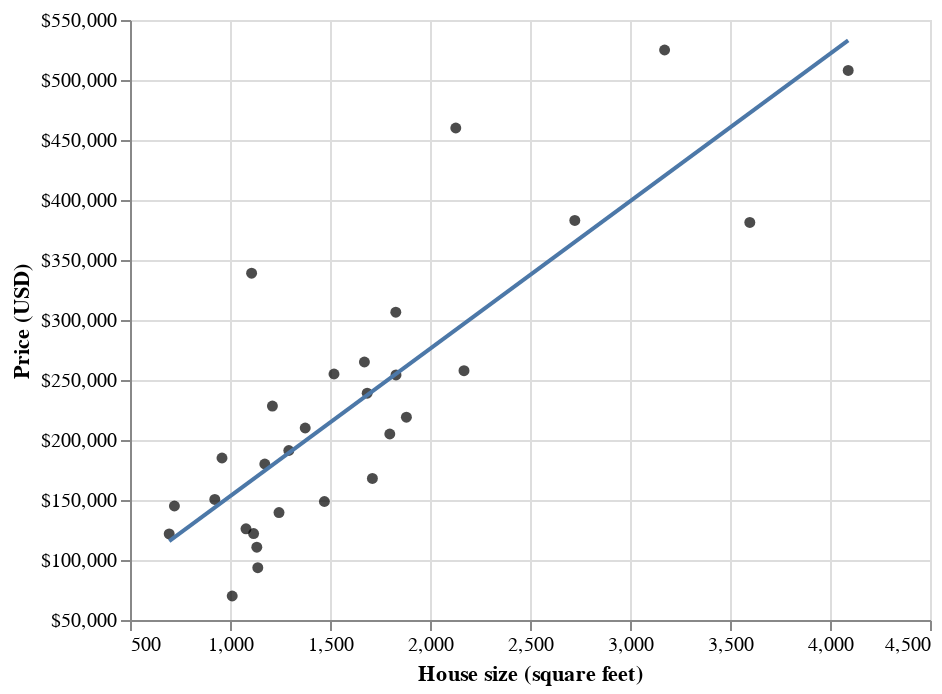

Here is the notebook cell this chart was saved with:
### Markdown cell above
Let's return to the Sacramento housing data \index{Sacramento real estate} from Chapter {ref}`regression1` to learn
how to apply linear regression and compare it to KNN regression. For now, we
will consider 
a smaller version of the housing data to help make our visualizations clear.
Recall our predictive question: can we use the size of a house in the Sacramento, CA area to predict
its sale price? \index{question!regression} In particular, recall that we have come across a new 2,000 square-foot house we are interested
in purchasing with an advertised list price of
\$350,000. Should we offer the list price, or is that over/undervalued?
To answer this question using simple linear regression, we use the data we have
to draw the straight line of best fit through our existing data points.
The small subset of data as well as the line of best fit are shown
in {numref}`fig:08-lin-reg1`.

### Code cell
sacramento = pd.read_csv("data/sacramento.csv")

small_sacramento = sacramento.sample(n=30, random_state=2)

small_plot = (
    alt.Chart(small_sacramento)
    .mark_circle(color="black")
    .encode(
        x=alt.X("sqft", title="House size (square feet)", scale=alt.Scale(zero=False)),
        y=alt.Y(
            "price",
            title="Price (USD)",
            axis=alt.Axis(format="$,.0f"),
            scale=alt.Scale(zero=False),
        ),
    )
)

small_plot += small_plot.transform_regression("sqft", "price").mark_line()

small_plot

### Figure 1 — Vega-Lite specification as saved in the notebook (floating-point values rounded to 4 significant figures)
{"config": {"view": {"continuousWidth": 400, "continuousHeight": 300}}, "layer": [{"mark": {"type": "circle", "color": "black"}, "encoding": {"x": {"field": "sqft", "scale": {"zero": false}, "title": "House size (square feet)", "type": "quantitative"}, "y": {"axis": {"format": "$,.0f"}, "field": "price", "scale": {"zero": false}, "title": "Price (USD)", "type": "quantitative"}}}, {"mark": "line", "encoding": {"x": {"field": "sqft", "scale": {"zero": false}, "title": "House size (square feet)", "type": "quantitative"}, "y": {"axis": {"format": "$,.0f"}, "field": "price", "scale": {"zero": false}, "title": "Price (USD)", "type": "quantitative"}}, "transform": [{"on": "sqft", "regression": "price"}]}], "data": {"name": "data-dd70ea120b69e4d2199dadb4d59509b6"}, "$schema": "https://vega.github.io/schema/vega-lite/v4.17.0.json", "datasets": {"data-dd70ea120b69e4d2199dadb4d59509b6": [{"city": "SACRAMENTO", "zip": "z95829", "beds": 3, "baths": 2.0, "sqft": 2170, "type": "Residential", "price": 257729, "latitude": 38.46, "longitude": -121.4}, {"city": "SACRAMENTO", "zip": "z95835", "beds": 3, "baths": 2.0, "sqft": 1686, "type": "Residential", "price": 239000, "latitude": 38.67, "longitude": -121.5}, {"city": "ROSEVILLE", "zip": "z95678", "beds": 3, "baths": 2.0, "sqft": 1174, "type": "Residential", "price": 180000, "latitude": 38.73, "longitude": -121.3}, {"city": "EL_DORADO_HILLS", "zip": "z95762", "beds": 5, "baths": 4.0, "sqft": 4091, "type": "Residential", "price": 508000, "latitude": 38.68, "longitude": -121.0}, {"city": "SACRAMENTO", "zip": "z95842", "beds": 5, "baths": 2.0, "sqft": 1712, "type": "Residential", "price": 168000, "latitude": 38.68, "longitude": -121.4}, {"city": "FAIR_OAKS", "zip": "z95628", "beds": 3, "baths": 1.0, "sqft": 960, "type": "Residential", "price": 185000, "latitude": 38.67, "longitude": -121.2}, {"city": "ORANGEVALE", "zip": "z95662", "beds": 3, "baths": 2.0, "sqft": 1294, "type": "Residential", "price": 191250, "latitude": 38.69, "longitude": -121.3}, {"city": "SACRAMENTO", "zip": "z95842", "beds": 2, "baths": 2.0, "sqft": 1134, "type": "Condo", "price": 110700, "latitude": 38.7, "longitude": -121.4}, {"city": "SACRAMENTO", "zip": "z95838", "beds": 2, "baths": 1.0, "sqft": 1011, "type": "Residential", "price": 70000, "latitude": 38.64, "longitude": -121.4}, {"city": "SACRAMENTO", "zip": "z95824", "beds": 2, "baths": 2.0, "sqft": 1139, "type": "Residential", "price": 93600, "latitude": 38.52, "longitude": -121.5}, {"city": "ROSEVILLE", "zip": "z95747", "beds": 3, "baths": 2.5, "sqft": 1829, "type": "Residential", "price": 306500, "latitude": 38.77, "longitude": -121.4}, {"city": "SACRAMENTO", "zip": "z95823", "beds": 4, "baths": 2.0, "sqft": 1472, "type": "Residential", "price": 148750, "latitude": 38.48, "longitude": -121.5}, {"city": "SACRAMENTO", "zip": "z95819", "beds": 3, "baths": 1.0, "sqft": 1108, "type": "Residential", "price": 339000, "latitude": 38.56, "longitude": -121.4}, {"city": "SACRAMENTO", "zip": "z95825", "beds": 3, "baths": 1.0, "sqft": 1520, "type": "Residential", "price": 255000, "latitude": 38.6, "longitude": -121.4}, {"city": "ELVERTA", "zip": "z95626", "beds": 3, "baths": 2.0, "sqft": 1080, "type": "Residential", "price": 126000, "latitude": 38.72, "longitude": -121.4}, {"city": "EL_DORADO_HILLS", "zip": "z95762", "beds": 3, "baths": 2.0, "sqft": 2129, "type": "Residential", "price": 460000, "latitude": 38.67, "longitude": -121.1}, {"city": "SACRAMENTO", "zip": "z95838", "beds": 4, "baths": 2.0, "sqft": 1799, "type": "Residential", "price": 205000, "latitude": 38.66, "longitude": -121.4}, {"city": "SACRAMENTO", "zip": "z95835", "beds": 5, "baths": 3.0, "sqft": 3599, "type": "Residential", "price": 381300, "latitude": 38.68, "longitude": -121.5}, {"city": "CAMERON_PARK", "zip": "z95682", "beds": 2, "baths": 1.5, "sqft": 1376, "type": "Residential", "price": 210000, "latitude": 38.69, "longitude": -121.0}, {"city": "SACRAMENTO", "zip": "z95815", "beds": 3, "baths": 1.0, "sqft": 696, "type": "Residential", "price": 121725, "latitude": 38.61, "longitude": -121.4}, {"city": "CARMICHAEL", "zip": "z95608", "beds": 3, "baths": 2.0, "sqft": 1245, "type": "Condo", "price": 139500, "latitude": 38.63, "longitude": -121.3}, {"city": "ELK_GROVE", "zip": "z95757", "beds": 5, "baths": 3.5, "sqft": 2724, "type": "Residential", "price": 383000, "latitude": 38.38, "longitude": -121.4}, {"city": "FAIR_OAKS", "zip": "z95628", "beds": 3, "baths": 2.0, "sqft": 3173, "type": "Residential", "price": 525000, "latitude": 38.65, "longitude": -121.3}, {"city": "CITRUS_HEIGHTS", "zip": "z95621", "beds": 3, "baths": 2.0, "sqft": 1118, "type": "Residential", "price": 122000, "latitude": 38.71, "longitude": -121.3}, {"city": "CITRUS_HEIGHTS", "zip": "z95610", "beds": 3, "baths": 2.0, "sqft": 1882, "type": "Residential", "price": 219000, "latitude": 38.72, "longitude": -121.2}, {"city": "SACRAMENTO", "zip": "z95834", "beds": 3, "baths": 2.0, "sqft": 1672, "type": "Condo", "price": 265000, "latitude": 38.65, "longitude": -121.5}, {"city": "SACRAMENTO", "zip": "z95842", "beds": 2, "baths": 1.0, "sqft": 924, "type": "Condo", "price": 150454, "latitude": 38.67, "longitude": -121.4}, {"city": "ANTELOPE", "zip": "z95843", "beds": 3, "baths": 2.0, "sqft": 1830, "type": "Residential", "price": 254172, "latitude": 38.71, "longitude": -121.3}, {"city": "SACRAMENTO", "zip": "z95820", "beds": 2, "baths": 1.0, "sqft": 722, "type": "Residential", "price": 145000, "latitude": 38.53, "longitude": -121.5}, {"city": "SACRAMENTO", "zip": "z95820", "beds": 3, "baths": 2.0, "sqft": 1212, "type": "Residential", "price": 228327, "latitude": 38.53, "longitude": -121.4}]}}
